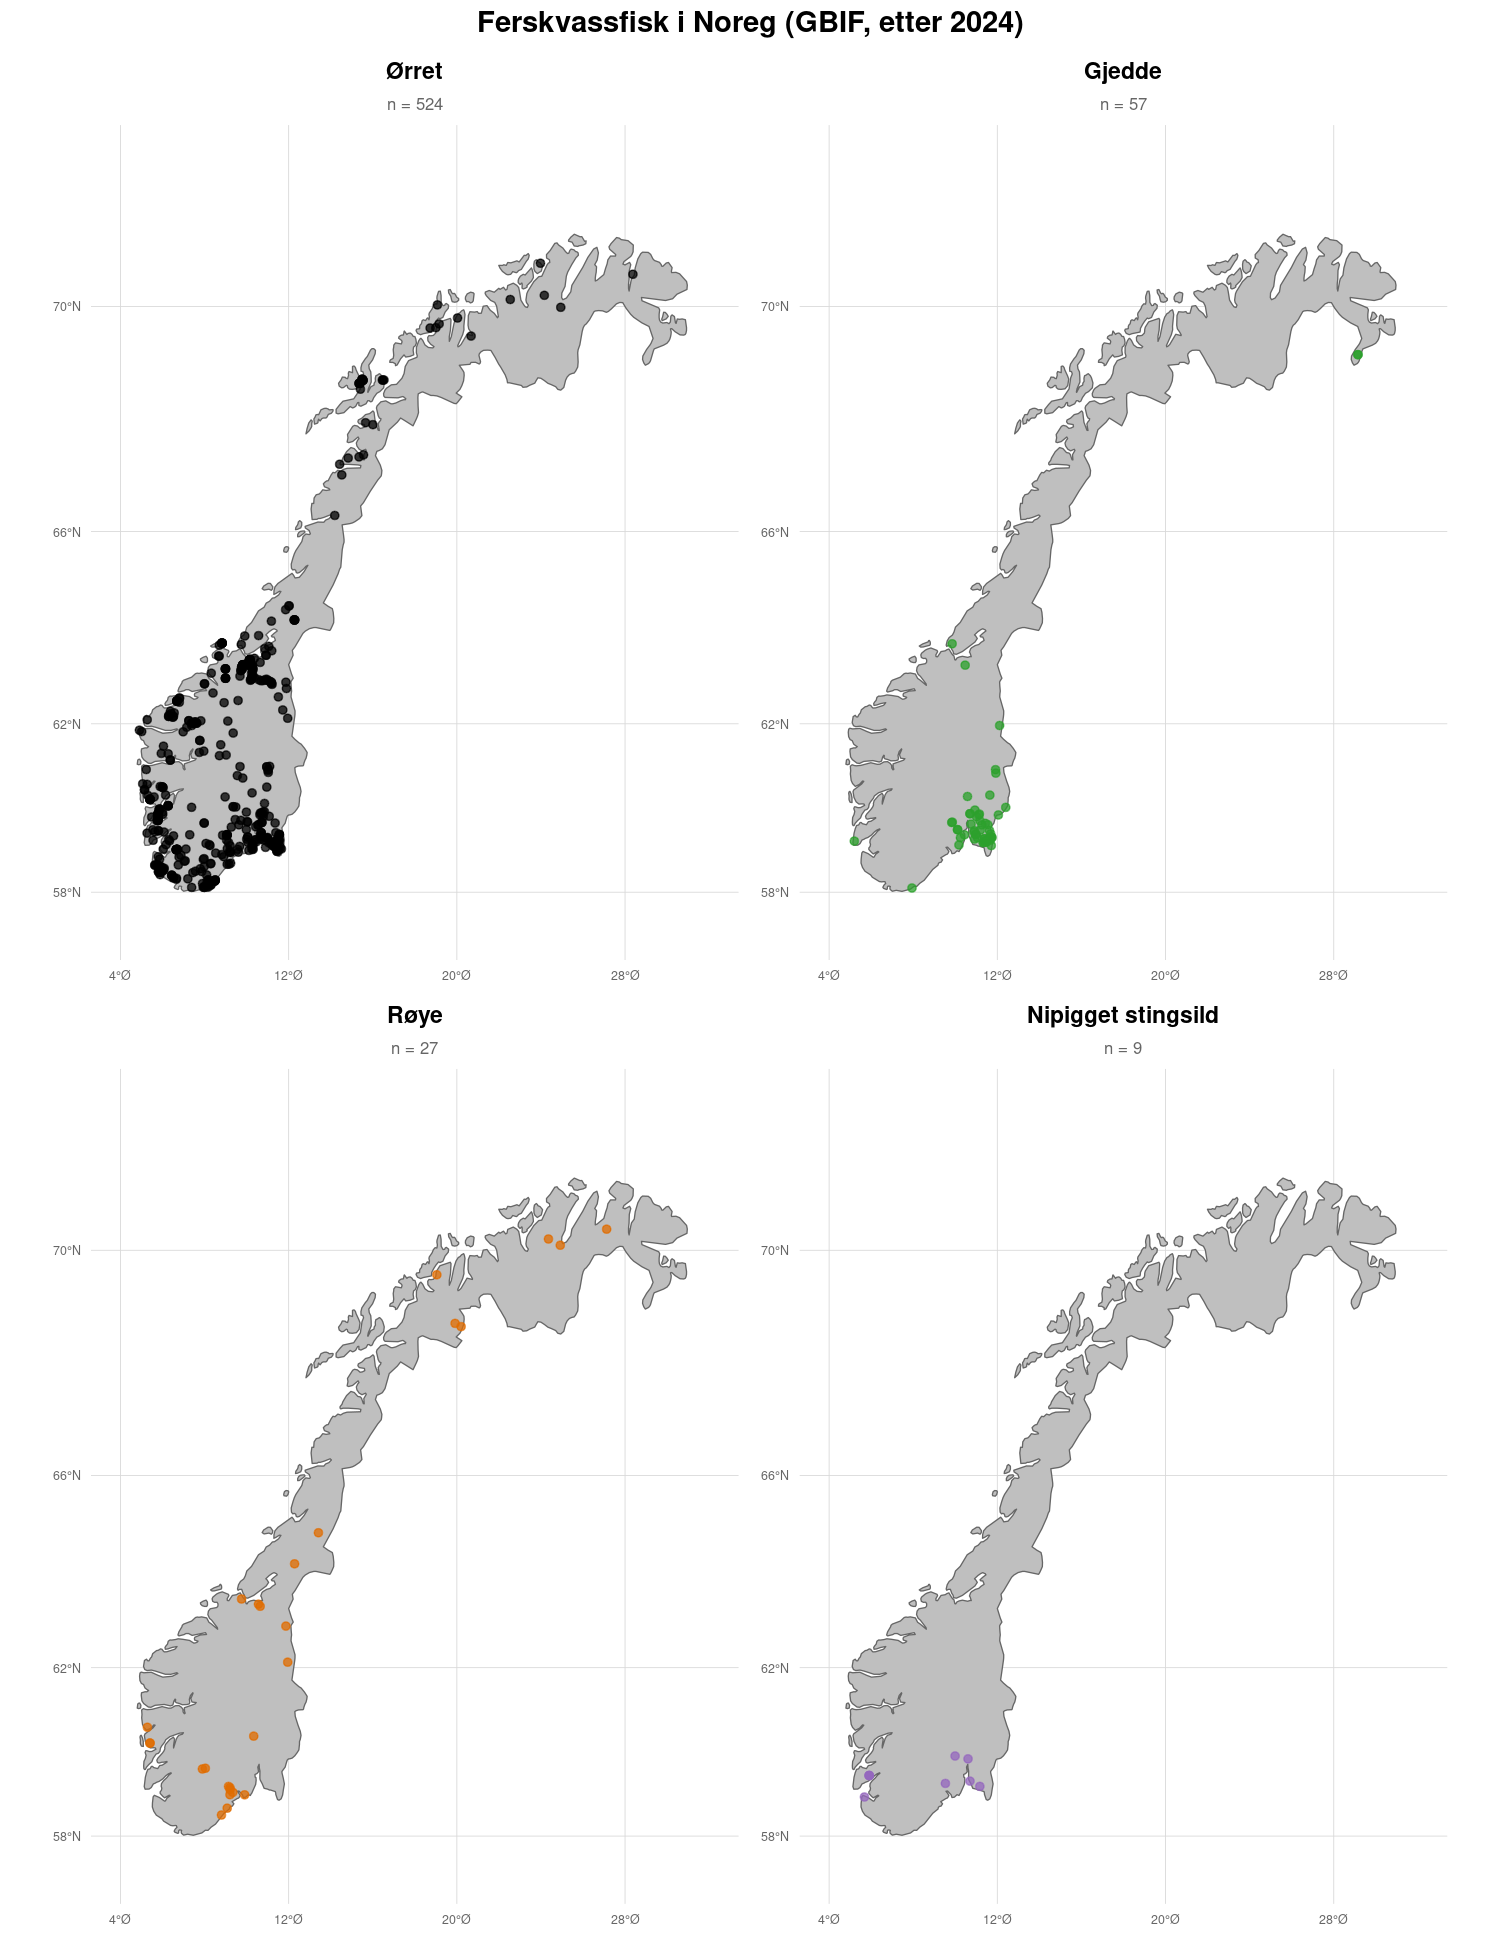

Here is the R script that generated this plot:
# Fire-panel kart over utvalde fiskeartar i Noreg (GBIF, etter 2024)
# Krev pakkar: ggplot2, maps, mapproj, jsonlite, patchwork

library(ggplot2)
library(maps)
library(jsonlite)
library(patchwork)

# --- Kartdata ---
norge_kart <- tryCatch({
  map_data("worldHires", region = "Norway")
}, error = function(e) {
  map_data("world", region = "Norway")
})

# --- Hjelpefunksjon: hent alle observasjonar frå GBIF ---
hent_gbif <- function(taxon_key) {
  base_url <- paste0(
    "https://api.gbif.org/v1/occurrence/search",
    "?taxonKey=", taxon_key,
    "&country=NO&year=2025,2026&hasCoordinate=true&limit=300"
  )
  first   <- fromJSON(paste0(base_url, "&offset=0"))
  total   <- first$count
  res     <- first$results[, c("decimalLongitude", "decimalLatitude")]

  if (total > 300) {
    for (off in seq(300, total, by = 300)) {
      page <- fromJSON(paste0(base_url, "&offset=", off))
      res  <- rbind(res, page$results[, c("decimalLongitude", "decimalLatitude")])
    }
  }
  res <- as.data.frame(res)
  res[!is.na(res$decimalLongitude) & !is.na(res$decimalLatitude), ]
}

# --- Hent data ---
orret    <- hent_gbif(8215487)   # Salmo trutta       – ørret
gjedde   <- hent_gbif(2346633)   # Esox lucius        – gjedde
roye     <- hent_gbif(4284021)   # Salvelinus alpinus – røye
stingsild <- hent_gbif(5739510)  # Pungitius pungitius – nipigget stingsild

# --- Hjelpefunksjon: lag eitt panelkart ---
lag_panel <- function(obs, tittel, farge) {
  ggplot() +
    geom_polygon(
      data = norge_kart,
      aes(x = long, y = lat, group = group),
      fill = "grey75", color = "grey40", linewidth = 0.3
    ) +
    geom_point(
      data = obs,
      aes(x = decimalLongitude, y = decimalLatitude),
      color = farge, size = 1.5, alpha = 0.75
    ) +
    coord_map("mercator", xlim = c(4, 32), ylim = c(57, 72)) +
    scale_x_continuous(breaks = seq(4, 32, by = 8),
                       labels = paste0(seq(4, 32, by = 8), "\u00b0\u00d8")) +
    scale_y_continuous(breaks = seq(58, 72, by = 4),
                       labels = paste0(seq(58, 72, by = 4), "\u00b0N")) +
    labs(
      title    = tittel,
      subtitle = paste0("n = ", nrow(obs)),
      x = NULL, y = NULL
    ) +
    theme_minimal() +
    theme(
      plot.title       = element_text(hjust = 0.5, size = 11, face = "bold"),
      plot.subtitle    = element_text(hjust = 0.5, size = 8, color = "grey40"),
      panel.background = element_rect(fill = "white", color = NA),
      plot.background  = element_rect(fill = "white", color = NA),
      panel.grid.major = element_line(color = "grey85", linewidth = 0.2),
      panel.grid.minor = element_blank(),
      axis.text        = element_text(size = 6, color = "grey40")
    )
}

# --- Lag panela ---
p1 <- lag_panel(orret,     "Ørret",              "black")
p2 <- lag_panel(gjedde,    "Gjedde",             "#2ca02c")
p3 <- lag_panel(roye,      "R\u00f8ye",          "#e06c00")
p4 <- lag_panel(stingsild, "Nipigget stingsild", "#9467bd")

# --- Sett saman 2x2 ---
(p1 | p2) / (p3 | p4) +
  plot_annotation(
    title   = "Ferskvassfisk i Noreg (GBIF, etter 2024)",
    theme   = theme(
      plot.title = element_text(hjust = 0.5, size = 14, face = "bold")
    )
  )
